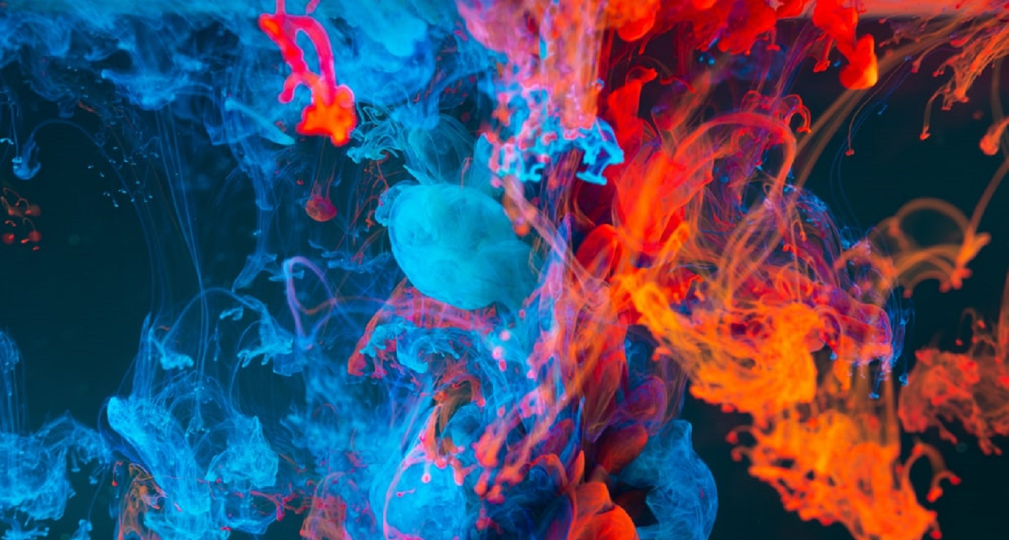
#> input picture Color-Identification-in-Images-using-Python-main/imgs/img5.jpg, 2017 x 1080 px, found by its file name (shown at 1/2 size)
$ python color_detect.py
#> lines starting #> are read from the running program, lines starting #| are printed output that depends on the picture
# Importing Libraries
import pandas as pd
import cv2

# Function for RGB Values
def get_color_name(R, G, B):
    minimum = 1000
    for i in range(len(df)):
        d = abs(R-int(df.loc[i, 'R'])) + abs(G - int(df.loc[i, 'G'])) + abs(B-int(df.loc[i, 'B']))
        if d <= minimum:
            minimum = d
            color_name = df.loc[i, 'color_name']
    return color_name

# Function for Mouse Click Event
def draw_function(event, x, y, flags, params):
    global clicked, r, g, b, xpos, ypos
    if event == cv2.EVENT_LBUTTONDOWN:
        clicked, xpos, ypos = True, x, y
        b, g, r = list(map(int, img[y, x]))


# Assigning Path
img_path = r"C:\Users\hp\OneDrive\Desktop\Color-Identification-in-Images-using-Python-main\Color-Identification-in-Images-using-Python-main\imgs\img5.jpg"
csv_path = r"C:\Users\hp\OneDrive\Desktop\Color-Identification-in-Images-using-Python-main\Color-Identification-in-Images-using-Python-main\colors.csv"
img = cv2.imread(img_path)
#> img is the input picture: shape (1080, 2017, 3); mean B, G, R 100.9, 73, 68.3
img = cv2.resize(img, (0, 0), fx = 0.5, fy = 0.5)
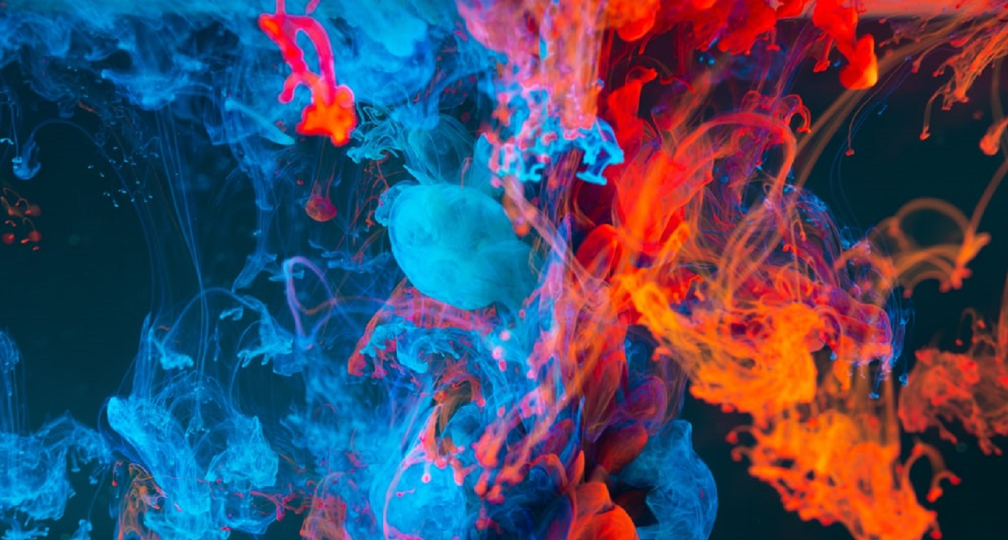
#> img: shape (540, 1008, 3); mean B, G, R 101.1, 73.1, 68.4

# Creating the dataframe for colors csv file
index = ['color', 'color_name', 'hex', 'R', 'G', 'B']
df = pd.read_csv(csv_path, names=index, header=None)
#> (reads Color-Identification-in-Images-using-Python-main/colors.csv from the repository)

# Window to display the image
cv2.namedWindow("Image")
cv2.setMouseCallback("Image", draw_function)
clicked, r, g, b, xpos, ypos = False, 0, 0, 0, 0, 0

# On click action
while True:
    cv2.imshow("Image", img)
    if clicked:
        # cv2.rectangle(image, startpoint, endpoint, color, thickness=-1) {-1 = fills entire rectangle }
        cv2.rectangle(img, (20, 20), (600, 60), (b, g, r), -1)

        # Text for display information
        text = get_color_name(r, g, b) + ' R:' + str(r) + ' G:' + str(g) + ' B:' + str(b)

        # cv2.putText(img,text,start,font(0-7),fontScale,color,thickness,lineType )
        cv2.putText(img, text, (50, 50), 2, 0.8, (255, 255, 255), 2, cv2.LINE_AA)

        #  For very light color show the text in black color
        if r+g+b >= 600:
            cv2.putText(img, text, (50, 50), 2, 0.8, (0, 0, 0), 2, cv2.LINE_AA)

    if cv2.waitKey(20) & 0xFF == 27:
#> (key Esc is pressed here)
        break

cv2.destroyAllWindows()
